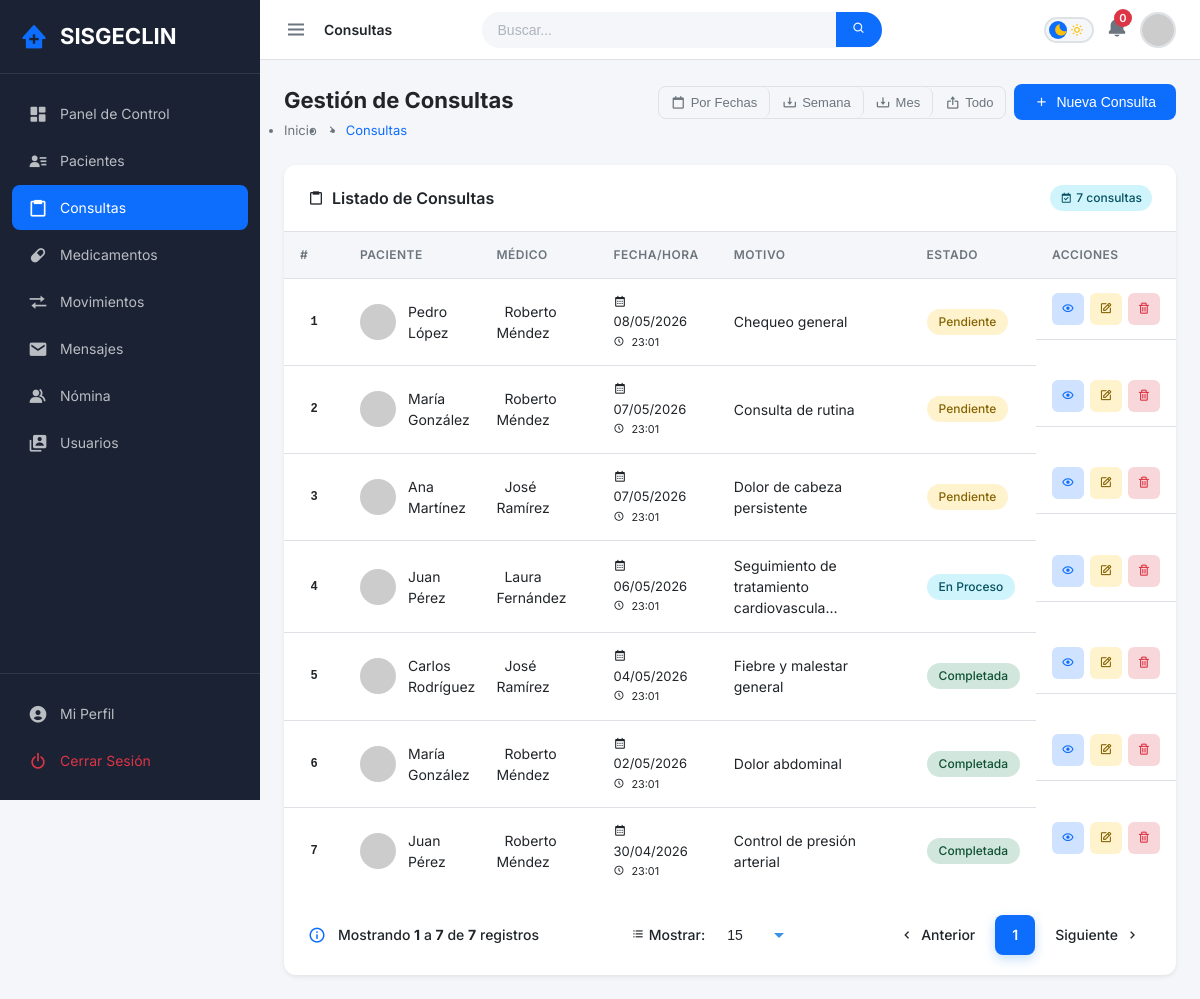
The page /index.php?module=consultas (signed in) on the database its author committed.
### tables this page shows
CREATE TABLE `consultas` (
  `id` int(11) NOT NULL,
  `paciente_id` int(11) NOT NULL,
  `medico_id` int(11) DEFAULT NULL,
  `empleado_id` int(10) UNSIGNED DEFAULT NULL,
  `fecha_hora` datetime NOT NULL,
  `motivo` text NOT NULL,
  `diagnostico` text DEFAULT NULL,
  `tratamiento` text DEFAULT NULL,
  `estado` enum('pendiente','en_proceso','completada','cancelada') NOT NULL DEFAULT 'pendiente',
  `created_at` timestamp NOT NULL DEFAULT current_timestamp(),
  `updated_at` timestamp NOT NULL DEFAULT current_timestamp() ON UPDATE current_timestamp()
);

CREATE TABLE `pacientes` (
  `id` int(11) NOT NULL,
  `nombre` varchar(80) NOT NULL,
  `apellido` varchar(80) NOT NULL,
  `cedula` varchar(20) NOT NULL,
  `telefono` varchar(20) DEFAULT NULL,
  `email` varchar(100) DEFAULT NULL,
  `direccion` text DEFAULT NULL,
  `fecha_nacimiento` date DEFAULT NULL,
  `genero` enum('M','F','Otro') NOT NULL DEFAULT 'M',
  `tipo_sangre` varchar(5) DEFAULT NULL,
  `alergias` text DEFAULT NULL,
  `created_at` timestamp NOT NULL DEFAULT current_timestamp(),
  `updated_at` timestamp NOT NULL DEFAULT current_timestamp() ON UPDATE current_timestamp()
);

### Controllers/ConsultasController.php (called while the page is built, shortened)
<?php
class ConsultasController extends Controller
{
    private Consulta $model;
    public function __construct()
    {
        $this->model = new Consulta();
    }
    public function index()
    {
        $user      = Session::getUser();
        $csrfToken = Security::generateCSRFToken();
        $page    = max(1, (int)($_GET['page'] ?? 1));
        $perPage = (int)($_GET['per_page'] ?? 15);
        $perPage = in_array($perPage, [15, 30, 50]) ? $perPage : 15;
        $offset  = ($page - 1) * $perPage;
        $consultas  = $this->model->getAllPaginated($perPage, $offset);
        $total      = $this->model->count();
        $totalPages = (int)ceil($total / $perPage);
        $pacientes = (new Paciente())->getAll();
        $medicos   = (new Empleado())->getMedicos();
        $this->view('dashboard', [
            'username'        => $user['username'],
            'nombre_completo' => Session::get('nombre_completo') ?? $user['username'],
            'rol'             => $user['rol'],
            'csrf_token'      => $csrfToken,
            'module'          => 'consultas',
            'consultas'       => $consultas,
            'pacientes'       => $pacientes,
            'medicos'         => $medicos,
            'pagination'      => [
                'current_page' => $page,
                'per_page'     => $perPage,
                'total'        => $total,
                'total_pages'  => $totalPages,
            ],
        ]);
    }
}

### Core/Database.php (called while the page is built, shortened)
<?php
class Database
{
    private static $instance = null;
    private $connection;
    private function __construct()
    {
        $configPath = dirname(__DIR__) . '/config/database.php';
        $config = require $configPath;
        try {
            $dsn = "mysql:host={$config['host']};dbname={$config['database']};charset={$config['charset']}";
            $this->connection = new PDO($dsn, $config['user'], $config['password']);
            $this->connection->setAttribute(PDO::ATTR_ERRMODE, PDO::ERRMODE_EXCEPTION);
            $this->connection->setAttribute(PDO::ATTR_DEFAULT_FETCH_MODE, PDO::FETCH_OBJ);
        } catch (PDOException $e) {
            die('Error de conexión: ' . $e->getMessage());
        }
    }
    public static function getInstance()
    {
        if (self::$instance === null) {
            self::$instance = new self();
        }
        return self::$instance;
    }
    public function getConnection()
    {
        return $this->connection;
    }
    public static function query($sql, $params = [])
    {
        $db = self::getInstance()->getConnection();
        $stmt = $db->prepare($sql);
        $stmt->execute($params);
        return $stmt;
    }
    public static function fetchAll($sql, $params = [])
    {
        return self::query($sql, $params)->fetchAll();
    }
}

### Models/Consulta.php (called while the page is built, shortened)
<?php
class Consulta
{
    public function getAllPaginated($limit = 15, $offset = 0)
    {
        return Database::fetchAll(
            "SELECT c.*,
                    p.nombre, p.apellido, p.cedula,
                    COALESCE(
                        CONCAT(e.nombre, ' ', e.apellido),
                        u.username
                    ) as medico,
                    COALESCE(e.cargo, 'Médico') as medico_cargo
             FROM consultas c
             JOIN pacientes p ON c.paciente_id = p.id
             LEFT JOIN nomina e ON c.empleado_id = e.id
             LEFT JOIN usuarios u ON c.medico_id = u.id
             ORDER BY c.fecha_hora DESC
             LIMIT {$limit} OFFSET {$offset}"
        );
    }
}

### Views/partials/consultas_content.php (the view, shortened to what this page needs)
<?php
$consultas  = $consultas  ?? [];
$pagination = $pagination ?? null;
?>
<div class="head-title">
    <div class="left">
        <h1>Gestión de Consultas</h1>
        <ul class="breadcrumb">
            <li><a href="index.php?module=dashboard">Inicio</a></li>
            <li><i class='bx bx-chevron-right'></i></li>
            <li><a class="active" href="#">Consultas</a></li>
        </ul>
    </div>
    <div class="head-actions">
        <div class="btn-group">
            <button class="btn-export" onclick="openModal('modal-exportar-consultas')" title="Exportar por rango de fechas">
                <i class='bx bx-calendar-alt'></i> Por Fechas
            </button>
            <button class="btn-export" onclick="window.location.href='index.php?module=consultas&action=exportar&periodo=semanal'" title="Exportar última semana">
                <i class='bx bx-download'></i> Semana
            </button>
            <button class="btn-export" onclick="window.location.href='index.php?module=consultas&action=exportar&periodo=mensual'" title="Exportar último mes">
                <i class='bx bx-download'></i> Mes
            </button>
            <button class="btn-export" onclick="window.location.href='index.php?module=consultas&action=exportar&periodo=todos'" title="Exportar todo">
                <i class='bx bx-export'></i> Todo
            </button>
        </div>
        <button class="btn-primary" onclick="openModal('modal-consulta')">
            <i class='bx bx-plus'></i> Nueva Consulta
        </button>
    </div>
</div>
<div class="table-container">
    <div class="table-header">
        <h3><i class='bx bx-clipboard'></i> Listado de Consultas</h3>
        <div class="table-stats">
            <span class="badge badge-info">
                <i class='bx bx-calendar-check'></i>
                <?php echo $pagination ? $pagination['total'] : count($consultas); ?> consultas
            </span>
        </div>
    </div>
    <div class="table-responsive">
        <table class="data-table" id="consultas-table">
            <thead>
                <tr>
                    <th>#</th>
                    <th>Paciente</th>
                    <th>Médico</th>
                    <th>Fecha/Hora</th>
                    <th>Motivo</th>
                    <th>Estado</th>
                    <th>Acciones</th>
                </tr>
            </thead>
            <tbody>
                <?php if (!empty($consultas)): ?>
                    <?php $i = 1; foreach ($consultas as $c): ?>
                        <tr data-id="<?php echo $c->id; ?>">
                            <td><span class="cell-num"><?php echo $i++; ?></span></td>
                            <td>
                                <div class="cell-user">
                                    <img src="https://ui-avatars.com/api/?name=<?php echo urlencode($c->nombre . '+' . $c->apellido); ?>&background=3C91E6&color=fff" alt="">
                                    <span><?php echo htmlspecialchars($c->nombre . ' ' . $c->apellido); ?></span>
                                </div>
                            </td>
                            <td><span class="cell-doctor"><i class='bx bx-user-md'></i> <?php echo htmlspecialchars($c->medico ?? '-'); ?></span></td>
                            <td>
                                <div class="cell-date">
                                    <i class='bx bx-calendar'></i> <?php echo date('d/m/Y', strtotime($c->fecha_hora)); ?>
                                    <br><small><i class='bx bx-time-five'></i> <?php echo date('H:i', strtotime($c->fecha_hora)); ?></small>
                                </div>
                            </td>
                            <td><?php echo htmlspecialchars(substr($c->motivo, 0, 40)) . (strlen($c->motivo) > 40 ? '...' : ''); ?></td>
                            <td>
                                <span class="status status-<?php echo $c->estado; ?>">
                                    <?php
                                    $estados = [
                                        'pendiente' => 'Pendiente',
                                        'en_proceso' => 'En Proceso',
                                        'completada' => 'Completada',
                                        'cancelada' => 'Cancelada'
                                    ];
                                    echo $estados[$c->estado] ?? ucfirst($c->estado);
                                    ?>
                                </span>
                            </td>
                            <td class="actions">
                                <button class="btn-icon btn-view" onclick="viewConsulta(<?php echo $c->id; ?>)" title="Ver detalles">
                                    <i class='bx bx-show'></i>
                                </button>
                                <button class="btn-icon btn-edit" onclick="editConsulta(<?php echo $c->id; ?>)" title="Editar">
                                    <i class='bx bx-edit'></i>
                                </button>
                                <button class="btn-icon btn-delete" onclick="confirmDeleteConsulta(<?php echo $c->id; ?>)" title="Eliminar">
                                    <i class='bx bx-trash'></i>
                                </button>
                            </td>
                        </tr>
                    <?php endforeach; ?>
                <?php endif; ?>
            </tbody>
        </table>
    </div>
    <?php if (isset($pagination)): ?>
        <?php include __DIR__ . '/pagination.php'; ?>
    <?php endif; ?>
</div>

### Views/partials/pagination.php (shortened to what this page needs)
<?php
$currentPage = $pagination['current_page'];
$perPage = $pagination['per_page'];
$total = $pagination['total'];
$totalPages = $pagination['total_pages'];
$from = (($currentPage - 1) * $perPage) + 1;
$to = min($currentPage * $perPage, $total);
$baseUrl = "index.php?module={$module}";
function pageUrl($base, $page, $perPage) {
    return "{$base}&page={$page}&per_page={$perPage}";
}
$range = 2;
$startPage = max(1, $currentPage - $range);
$endPage = min($totalPages, $currentPage + $range);
?>
<div class="pagination-wrapper">
    <div class="pagination-info">
        <i class='bx bx-info-circle'></i>
        <span>
            Mostrando <strong><?php echo $from; ?></strong> a <strong><?php echo $to; ?></strong>
            de <strong><?php echo $total; ?></strong> registros
        </span>
    </div>
    <div class="pagination-density">
        <label for="per-page-select">
            <i class='bx bx-list-ul'></i> Mostrar:
        </label>
        <select id="per-page-select" onchange="changePerPage(this.value)">
            <option value="15" <?php echo $perPage == 15 ? 'selected' : ''; ?>>15</option>
        </select>
    </div>
    <div class="pagination-controls">
        <a href="<?php echo $currentPage > 1 ? pageUrl($baseUrl, $currentPage - 1, $perPage) : '#'; ?>"
           class="pagination-btn nav-btn <?php echo $currentPage <= 1 ? 'disabled' : ''; ?>"
           <?php echo $currentPage <= 1 ? 'onclick="return false;"' : ''; ?>>
            <i class='bx bx-chevron-left'></i>
            <span>Anterior</span>
        </a>
        <?php for ($i = $startPage; $i <= $endPage; $i++): ?>
            <a href="<?php echo pageUrl($baseUrl, $i, $perPage); ?>"
               class="pagination-btn <?php echo $i == $currentPage ? 'active' : ''; ?>">
                <?php echo $i; ?>
            </a>
        <?php endfor; ?>
        <a href="<?php echo $currentPage < $totalPages ? pageUrl($baseUrl, $currentPage + 1, $perPage) : '#'; ?>"
           class="pagination-btn nav-btn <?php echo $currentPage >= $totalPages ? 'disabled' : ''; ?>"
           <?php echo $currentPage >= $totalPages ? 'onclick="return false;"' : ''; ?>>
            <span>Siguiente</span>
            <i class='bx bx-chevron-right'></i>
        </a>
    </div>
</div>

### CSS/pagination.css (style rules this page uses)
.pagination-wrapper { display: flex; justify-content: space-between; align-items: center; padding: 20px 24px; background: var(--light); border-top: 1px solid var(--grey); border-radius: 0 0 12px 12px; margin-top: 0; flex-wrap: wrap; gap: 16px; }
.pagination-info { display: flex; align-items: center; gap: 12px; color: var(--dark); font-size: 14px; font-weight: 500; }
.pagination-info i { font-size: 18px; color: var(--primary); }
.pagination-density { display: flex; align-items: center; gap: 10px; }
.pagination-density label { font-size: 14px; color: var(--dark); font-weight: 500; white-space: nowrap; }
.pagination-density select { padding: 8px 32px 8px 12px; border: 2px solid var(--grey); border-radius: 8px; background: white; color: var(--dark); font-size: 14px; font-weight: 500; cursor: pointer; transition: all 0.3s ease; appearance: none; background-repeat: no-repeat; background-position: right 10px center; min-width: 80px; }
.pagination-controls { display: flex; align-items: center; gap: 8px; }
.pagination-btn { display: inline-flex; align-items: center; justify-content: center; min-width: 40px; height: 40px; padding: 0 12px; border: 2px solid var(--grey); border-radius: 8px; background: white; color: var(--dark); font-size: 14px; font-weight: 600; cursor: pointer; transition: all 0.3s ease; text-decoration: none; user-select: none; }
.pagination-btn.active { background: var(--primary); border-color: var(--primary); color: white; box-shadow: 0 4px 12px rgba(60, 145, 230, 0.3); cursor: default; }
.pagination-btn.nav-btn { gap: 6px; font-weight: 500; }
.pagination-btn.nav-btn i { font-size: 16px; }
.pagination-wrapper { animation: fadeIn 0.3s ease; }
.table-container { border-radius: 12px; overflow: hidden; }
.table-responsive { border-radius: 0; }
.table-responsive table { margin-bottom: 0; }
.head-actions { display: flex; align-items: center; gap: 8px; flex-wrap: wrap; justify-content: flex-end; }
.btn-group { display: inline-flex; align-items: center; background: var(--bg-body, #f4f6f9); border: 1px solid var(--border-color, #dee2e6); border-radius: 8px; overflow: hidden; gap: 0; }
.btn-export { display: inline-flex; align-items: center; gap: 5px; padding: 8px 12px; background: transparent; color: var(--text-secondary, #6c757d); border: none; border-right: 1px solid var(--border-color, #dee2e6); font-size: 13px; font-weight: 500; cursor: pointer; transition: all 0.18s ease; white-space: nowrap; text-decoration: none; line-height: 1; }
.btn-export:last-child { border-right: none; }
.btn-export i { font-size: 15px; flex-shrink: 0; }

### rows shown on the page
consultas: id "7", paciente.apellido "Pedro López", medico "Roberto Méndez", fecha_hora "08/05/2026", fecha_hora "23:01", motivo "Chequeo general", estado "Pendiente", empleado "1"
consultas: paciente.apellido "María González", medico "Roberto Méndez", fecha_hora "07/05/2026", fecha_hora "23:01", motivo "Consulta de rutina", estado "Pendiente"
consultas: paciente.apellido "Ana Martínez", medico "José Ramírez", fecha_hora "07/05/2026", fecha_hora "23:01", motivo "Dolor de cabeza persistente", estado "Pendiente"
consultas: paciente.apellido "Juan Pérez", medico "Laura Fernández", fecha_hora "06/05/2026", fecha_hora "23:01", motivo "Seguimiento de tratamiento cardiovascula", estado "En Proceso"
consultas: paciente.apellido "Carlos Rodríguez", medico "José Ramírez", fecha_hora "04/05/2026", fecha_hora "23:01", motivo "Fiebre y malestar general", estado "Completada"
consultas: paciente.apellido "María González", medico "Roberto Méndez", fecha_hora "02/05/2026", fecha_hora "23:01", motivo "Dolor abdominal", estado "Completada"
consultas: paciente.apellido "Juan Pérez", medico "Roberto Méndez", fecha_hora "30/04/2026", fecha_hora "23:01", motivo "Control de presión arterial", estado "Completada"

### other values the page prints
$module "Consultas"
$stats['mensajes'] "0"
